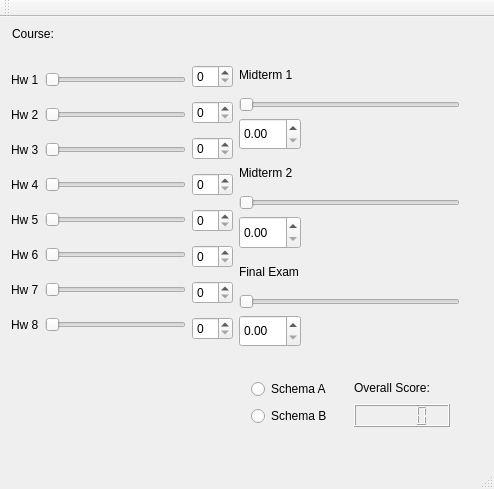
<?xml version="1.0" encoding="UTF-8"?>
<ui version="4.0">
 <class>MainWindow</class>
 <widget class="QMainWindow" name="MainWindow">
  <property name="geometry">
   <rect>
    <x>0</x>
    <y>0</y>
    <width>494</width>
    <height>489</height>
   </rect>
  </property>
  <property name="windowTitle">
   <string>MainWindow</string>
  </property>
  <property name="autoFillBackground">
   <bool>false</bool>
  </property>
  <widget class="QWidget" name="centralWidget">
   <widget class="QWidget" name="">
    <property name="geometry">
     <rect>
      <x>1</x>
      <y>1</y>
      <width>501</width>
      <height>31</height>
     </rect>
    </property>
    <layout class="QHBoxLayout" name="horizontalLayout">
     <property name="sizeConstraint">
      <enum>QLayout::SetDefaultConstraint</enum>
     </property>
     <item>
      <widget class="QLabel" name="CourseChoice">
       <property name="sizePolicy">
        <sizepolicy hsizetype="Preferred" vsizetype="Preferred">
         <horstretch>0</horstretch>
         <verstretch>0</verstretch>
        </sizepolicy>
       </property>
       <property name="text">
        <string>Course:</string>
       </property>
      </widget>
     </item>
    </layout>
   </widget>
   <widget class="QWidget" name="">
    <property name="geometry">
     <rect>
      <x>0</x>
      <y>30</y>
      <width>471</width>
      <height>311</height>
     </rect>
    </property>
    <layout class="QHBoxLayout" name="horizontalLayout_11">
     <item>
      <layout class="QHBoxLayout" name="horizontalLayout_10">
       <item>
        <layout class="QVBoxLayout" name="verticalLayout">
         <item>
          <layout class="QHBoxLayout" name="horizontalLayout_2">
           <item>
            <widget class="QLabel" name="label">
             <property name="text">
              <string>Hw 1</string>
             </property>
            </widget>
           </item>
           <item>
            <widget class="QSlider" name="horizontalSlider">
             <property name="orientation">
              <enum>Qt::Horizontal</enum>
             </property>
            </widget>
           </item>
          </layout>
         </item>
         <item>
          <layout class="QHBoxLayout" name="horizontalLayout_3">
           <item>
            <widget class="QLabel" name="label_2">
             <property name="text">
              <string>Hw 2</string>
             </property>
            </widget>
           </item>
           <item>
            <widget class="QSlider" name="horizontalSlider_2">
             <property name="orientation">
              <enum>Qt::Horizontal</enum>
             </property>
            </widget>
           </item>
          </layout>
         </item>
         <item>
          <layout class="QHBoxLayout" name="horizontalLayout_4">
           <item>
            <widget class="QLabel" name="label_3">
             <property name="text">
              <string>Hw 3</string>
             </property>
            </widget>
           </item>
           <item>
            <widget class="QSlider" name="horizontalSlider_3">
             <property name="orientation">
              <enum>Qt::Horizontal</enum>
             </property>
            </widget>
           </item>
          </layout>
         </item>
         <item>
          <layout class="QHBoxLayout" name="horizontalLayout_5">
           <item>
            <widget class="QLabel" name="label_4">
             <property name="text">
              <string>Hw 4</string>
             </property>
            </widget>
           </item>
           <item>
            <widget class="QSlider" name="horizontalSlider_4">
             <property name="orientation">
              <enum>Qt::Horizontal</enum>
             </property>
            </widget>
           </item>
          </layout>
         </item>
         <item>
          <layout class="QHBoxLayout" name="horizontalLayout_6">
           <item>
            <widget class="QLabel" name="label_5">
             <property name="text">
              <string>Hw 5</string>
             </property>
            </widget>
           </item>
           <item>
            <widget class="QSlider" name="horizontalSlider_5">
             <property name="orientation">
              <enum>Qt::Horizontal</enum>
             </property>
            </widget>
           </item>
          </layout>
         </item>
         <item>
          <layout class="QHBoxLayout" name="horizontalLayout_7">
           <item>
            <widget class="QLabel" name="label_6">
             <property name="text">
              <string>Hw 6</string>
             </property>
            </widget>
           </item>
           <item>
            <widget class="QSlider" name="horizontalSlider_6">
             <property name="orientation">
              <enum>Qt::Horizontal</enum>
             </property>
            </widget>
           </item>
          </layout>
         </item>
         <item>
          <layout class="QHBoxLayout" name="horizontalLayout_8">
           <item>
            <widget class="QLabel" name="label_7">
             <property name="text">
              <string>Hw 7</string>
             </property>
            </widget>
           </item>
           <item>
            <widget class="QSlider" name="horizontalSlider_7">
             <property name="orientation">
              <enum>Qt::Horizontal</enum>
             </property>
            </widget>
           </item>
          </layout>
         </item>
         <item>
          <layout class="QHBoxLayout" name="horizontalLayout_9">
           <item>
            <widget class="QLabel" name="label_8">
             <property name="text">
              <string>Hw 8</string>
             </property>
            </widget>
           </item>
           <item>
            <widget class="QSlider" name="horizontalSlider_8">
             <property name="orientation">
              <enum>Qt::Horizontal</enum>
             </property>
            </widget>
           </item>
          </layout>
         </item>
        </layout>
       </item>
       <item>
        <layout class="QVBoxLayout" name="verticalLayout_2">
         <item>
          <widget class="QSpinBox" name="spinBox_8"/>
         </item>
         <item>
          <widget class="QSpinBox" name="spinBox_7"/>
         </item>
         <item>
          <widget class="QSpinBox" name="spinBox_6"/>
         </item>
         <item>
          <widget class="QSpinBox" name="spinBox_5"/>
         </item>
         <item>
          <widget class="QSpinBox" name="spinBox_4"/>
         </item>
         <item>
          <widget class="QSpinBox" name="spinBox_3"/>
         </item>
         <item>
          <widget class="QSpinBox" name="spinBox_2"/>
         </item>
         <item>
          <widget class="QSpinBox" name="spinBox"/>
         </item>
        </layout>
       </item>
      </layout>
     </item>
     <item>
      <layout class="QVBoxLayout" name="verticalLayout_6">
       <item>
        <layout class="QVBoxLayout" name="verticalLayout_3">
         <item>
          <widget class="QLabel" name="label_9">
           <property name="text">
            <string>Midterm 1</string>
           </property>
          </widget>
         </item>
         <item>
          <widget class="QSlider" name="horizontalSlider_9">
           <property name="orientation">
            <enum>Qt::Horizontal</enum>
           </property>
          </widget>
         </item>
         <item>
          <widget class="QDoubleSpinBox" name="doubleSpinBox">
           <property name="sizePolicy">
            <sizepolicy hsizetype="Preferred" vsizetype="Preferred">
             <horstretch>0</horstretch>
             <verstretch>0</verstretch>
            </sizepolicy>
           </property>
           <property name="minimumSize">
            <size>
             <width>62</width>
             <height>22</height>
            </size>
           </property>
           <property name="maximumSize">
            <size>
             <width>62</width>
             <height>16777215</height>
            </size>
           </property>
          </widget>
         </item>
        </layout>
       </item>
       <item>
        <layout class="QVBoxLayout" name="verticalLayout_4">
         <item>
          <widget class="QLabel" name="label_10">
           <property name="text">
            <string>Midterm 2</string>
           </property>
          </widget>
         </item>
         <item>
          <widget class="QSlider" name="horizontalSlider_10">
           <property name="orientation">
            <enum>Qt::Horizontal</enum>
           </property>
          </widget>
         </item>
         <item>
          <widget class="QDoubleSpinBox" name="doubleSpinBox_2">
           <property name="sizePolicy">
            <sizepolicy hsizetype="Preferred" vsizetype="Preferred">
             <horstretch>0</horstretch>
             <verstretch>0</verstretch>
            </sizepolicy>
           </property>
           <property name="minimumSize">
            <size>
             <width>62</width>
             <height>22</height>
            </size>
           </property>
           <property name="maximumSize">
            <size>
             <width>62</width>
             <height>16777215</height>
            </size>
           </property>
          </widget>
         </item>
        </layout>
       </item>
       <item>
        <layout class="QVBoxLayout" name="verticalLayout_5">
         <item>
          <widget class="QLabel" name="label_11">
           <property name="text">
            <string>Final Exam</string>
           </property>
          </widget>
         </item>
         <item>
          <widget class="QSlider" name="horizontalSlider_11">
           <property name="orientation">
            <enum>Qt::Horizontal</enum>
           </property>
          </widget>
         </item>
         <item>
          <widget class="QDoubleSpinBox" name="doubleSpinBox_3">
           <property name="sizePolicy">
            <sizepolicy hsizetype="Preferred" vsizetype="Preferred">
             <horstretch>0</horstretch>
             <verstretch>0</verstretch>
            </sizepolicy>
           </property>
           <property name="minimumSize">
            <size>
             <width>62</width>
             <height>22</height>
            </size>
           </property>
           <property name="maximumSize">
            <size>
             <width>62</width>
             <height>16777215</height>
            </size>
           </property>
          </widget>
         </item>
        </layout>
       </item>
      </layout>
     </item>
    </layout>
   </widget>
   <widget class="QWidget" name="">
    <property name="geometry">
     <rect>
      <x>240</x>
      <y>350</y>
      <width>221</width>
      <height>71</height>
     </rect>
    </property>
    <layout class="QHBoxLayout" name="horizontalLayout_12">
     <item>
      <layout class="QVBoxLayout" name="verticalLayout_7">
       <item>
        <widget class="QRadioButton" name="radioButton">
         <property name="text">
          <string>Schema A</string>
         </property>
        </widget>
       </item>
       <item>
        <widget class="QRadioButton" name="radioButton_2">
         <property name="text">
          <string>Schema B</string>
         </property>
        </widget>
       </item>
      </layout>
     </item>
     <item>
      <layout class="QVBoxLayout" name="verticalLayout_8">
       <item>
        <widget class="QLabel" name="label_12">
         <property name="text">
          <string>Overall Score: </string>
         </property>
        </widget>
       </item>
       <item>
        <widget class="QLCDNumber" name="lcdNumber"/>
       </item>
      </layout>
     </item>
    </layout>
   </widget>
   <zorder>verticalLayoutWidget</zorder>
   <zorder>label</zorder>
   <zorder>label_2</zorder>
   <zorder>label_3</zorder>
   <zorder>label_4</zorder>
   <zorder>label_5</zorder>
   <zorder>label_6</zorder>
   <zorder>label_7</zorder>
   <zorder>label_8</zorder>
   <zorder>horizontalSlider</zorder>
   <zorder>horizontalSlider_2</zorder>
   <zorder>horizontalSlider_3</zorder>
   <zorder>horizontalSlider_4</zorder>
   <zorder>horizontalSlider_5</zorder>
   <zorder>horizontalSlider_6</zorder>
   <zorder>horizontalSlider_7</zorder>
   <zorder>horizontalSlider_8</zorder>
   <zorder>spinBox</zorder>
   <zorder>spinBox_2</zorder>
   <zorder>spinBox_3</zorder>
   <zorder>spinBox_4</zorder>
   <zorder>spinBox_5</zorder>
   <zorder>spinBox_6</zorder>
   <zorder>spinBox_7</zorder>
   <zorder>spinBox_8</zorder>
   <zorder>label_9</zorder>
   <zorder>label_10</zorder>
   <zorder>label_11</zorder>
   <zorder>horizontalSlider_9</zorder>
   <zorder>doubleSpinBox</zorder>
   <zorder>doubleSpinBox_2</zorder>
   <zorder>horizontalSlider_10</zorder>
   <zorder>horizontalSlider_11</zorder>
   <zorder>doubleSpinBox_3</zorder>
   <zorder>radioButton</zorder>
   <zorder>radioButton_2</zorder>
   <zorder>radioButton_2</zorder>
   <zorder>lcdNumber</zorder>
   <zorder>label_12</zorder>
  </widget>
  <widget class="QMenuBar" name="menuBar">
   <property name="geometry">
    <rect>
     <x>0</x>
     <y>0</y>
     <width>494</width>
     <height>21</height>
    </rect>
   </property>
  </widget>
  <widget class="QToolBar" name="mainToolBar">
   <attribute name="toolBarArea">
    <enum>TopToolBarArea</enum>
   </attribute>
   <attribute name="toolBarBreak">
    <bool>false</bool>
   </attribute>
  </widget>
  <widget class="QStatusBar" name="statusBar"/>
 </widget>
 <layoutdefault spacing="6" margin="11"/>
 <resources/>
 <connections>
  <connection>
   <sender>horizontalSlider</sender>
   <signal>valueChanged(int)</signal>
   <receiver>spinBox_8</receiver>
   <slot>setValue(int)</slot>
   <hints>
    <hint type="sourcelabel">
     <x>45</x>
     <y>81</y>
    </hint>
    <hint type="destinationlabel">
     <x>220</x>
     <y>87</y>
    </hint>
   </hints>
  </connection>
  <connection>
   <sender>spinBox_8</sender>
   <signal>valueChanged(int)</signal>
   <receiver>horizontalSlider</receiver>
   <slot>setValue(int)</slot>
   <hints>
    <hint type="sourcelabel">
     <x>201</x>
     <y>79</y>
    </hint>
    <hint type="destinationlabel">
     <x>135</x>
     <y>76</y>
    </hint>
   </hints>
  </connection>
  <connection>
   <sender>horizontalSlider_2</sender>
   <signal>valueChanged(int)</signal>
   <receiver>spinBox_7</receiver>
   <slot>setValue(int)</slot>
   <hints>
    <hint type="sourcelabel">
     <x>148</x>
     <y>121</y>
    </hint>
    <hint type="destinationlabel">
     <x>209</x>
     <y>125</y>
    </hint>
   </hints>
  </connection>
  <connection>
   <sender>horizontalSlider_3</sender>
   <signal>valueChanged(int)</signal>
   <receiver>spinBox_6</receiver>
   <slot>setValue(int)</slot>
   <hints>
    <hint type="sourcelabel">
     <x>168</x>
     <y>162</y>
    </hint>
    <hint type="destinationlabel">
     <x>209</x>
     <y>162</y>
    </hint>
   </hints>
  </connection>
  <connection>
   <sender>horizontalSlider_4</sender>
   <signal>valueChanged(int)</signal>
   <receiver>spinBox_5</receiver>
   <slot>setValue(int)</slot>
   <hints>
    <hint type="sourcelabel">
     <x>178</x>
     <y>197</y>
    </hint>
    <hint type="destinationlabel">
     <x>209</x>
     <y>200</y>
    </hint>
   </hints>
  </connection>
  <connection>
   <sender>horizontalSlider_5</sender>
   <signal>valueChanged(int)</signal>
   <receiver>spinBox_4</receiver>
   <slot>setValue(int)</slot>
   <hints>
    <hint type="sourcelabel">
     <x>170</x>
     <y>237</y>
    </hint>
    <hint type="destinationlabel">
     <x>208</x>
     <y>236</y>
    </hint>
   </hints>
  </connection>
  <connection>
   <sender>horizontalSlider_6</sender>
   <signal>valueChanged(int)</signal>
   <receiver>spinBox_3</receiver>
   <slot>setValue(int)</slot>
   <hints>
    <hint type="sourcelabel">
     <x>166</x>
     <y>272</y>
    </hint>
    <hint type="destinationlabel">
     <x>203</x>
     <y>274</y>
    </hint>
   </hints>
  </connection>
  <connection>
   <sender>horizontalSlider_7</sender>
   <signal>valueChanged(int)</signal>
   <receiver>spinBox_2</receiver>
   <slot>setValue(int)</slot>
   <hints>
    <hint type="sourcelabel">
     <x>177</x>
     <y>312</y>
    </hint>
    <hint type="destinationlabel">
     <x>201</x>
     <y>311</y>
    </hint>
   </hints>
  </connection>
  <connection>
   <sender>horizontalSlider_8</sender>
   <signal>valueChanged(int)</signal>
   <receiver>spinBox</receiver>
   <slot>setValue(int)</slot>
   <hints>
    <hint type="sourcelabel">
     <x>174</x>
     <y>350</y>
    </hint>
    <hint type="destinationlabel">
     <x>203</x>
     <y>349</y>
    </hint>
   </hints>
  </connection>
  <connection>
   <sender>spinBox_7</sender>
   <signal>valueChanged(int)</signal>
   <receiver>horizontalSlider_2</receiver>
   <slot>setValue(int)</slot>
   <hints>
    <hint type="sourcelabel">
     <x>203</x>
     <y>122</y>
    </hint>
    <hint type="destinationlabel">
     <x>178</x>
     <y>118</y>
    </hint>
   </hints>
  </connection>
  <connection>
   <sender>spinBox_6</sender>
   <signal>valueChanged(int)</signal>
   <receiver>horizontalSlider_3</receiver>
   <slot>setValue(int)</slot>
   <hints>
    <hint type="sourcelabel">
     <x>195</x>
     <y>157</y>
    </hint>
    <hint type="destinationlabel">
     <x>172</x>
     <y>155</y>
    </hint>
   </hints>
  </connection>
  <connection>
   <sender>spinBox_5</sender>
   <signal>valueChanged(int)</signal>
   <receiver>horizontalSlider_4</receiver>
   <slot>setValue(int)</slot>
   <hints>
    <hint type="sourcelabel">
     <x>199</x>
     <y>192</y>
    </hint>
    <hint type="destinationlabel">
     <x>170</x>
     <y>194</y>
    </hint>
   </hints>
  </connection>
  <connection>
   <sender>spinBox_4</sender>
   <signal>valueChanged(int)</signal>
   <receiver>horizontalSlider_5</receiver>
   <slot>setValue(int)</slot>
   <hints>
    <hint type="sourcelabel">
     <x>200</x>
     <y>238</y>
    </hint>
    <hint type="destinationlabel">
     <x>169</x>
     <y>236</y>
    </hint>
   </hints>
  </connection>
  <connection>
   <sender>spinBox_3</sender>
   <signal>valueChanged(int)</signal>
   <receiver>horizontalSlider_6</receiver>
   <slot>setValue(int)</slot>
   <hints>
    <hint type="sourcelabel">
     <x>205</x>
     <y>271</y>
    </hint>
    <hint type="destinationlabel">
     <x>167</x>
     <y>275</y>
    </hint>
   </hints>
  </connection>
  <connection>
   <sender>spinBox_2</sender>
   <signal>valueChanged(int)</signal>
   <receiver>horizontalSlider_7</receiver>
   <slot>setValue(int)</slot>
   <hints>
    <hint type="sourcelabel">
     <x>201</x>
     <y>305</y>
    </hint>
    <hint type="destinationlabel">
     <x>176</x>
     <y>313</y>
    </hint>
   </hints>
  </connection>
  <connection>
   <sender>spinBox</sender>
   <signal>valueChanged(int)</signal>
   <receiver>horizontalSlider_8</receiver>
   <slot>setValue(int)</slot>
   <hints>
    <hint type="sourcelabel">
     <x>198</x>
     <y>341</y>
    </hint>
    <hint type="destinationlabel">
     <x>138</x>
     <y>354</y>
    </hint>
   </hints>
  </connection>
 </connections>
</ui>
